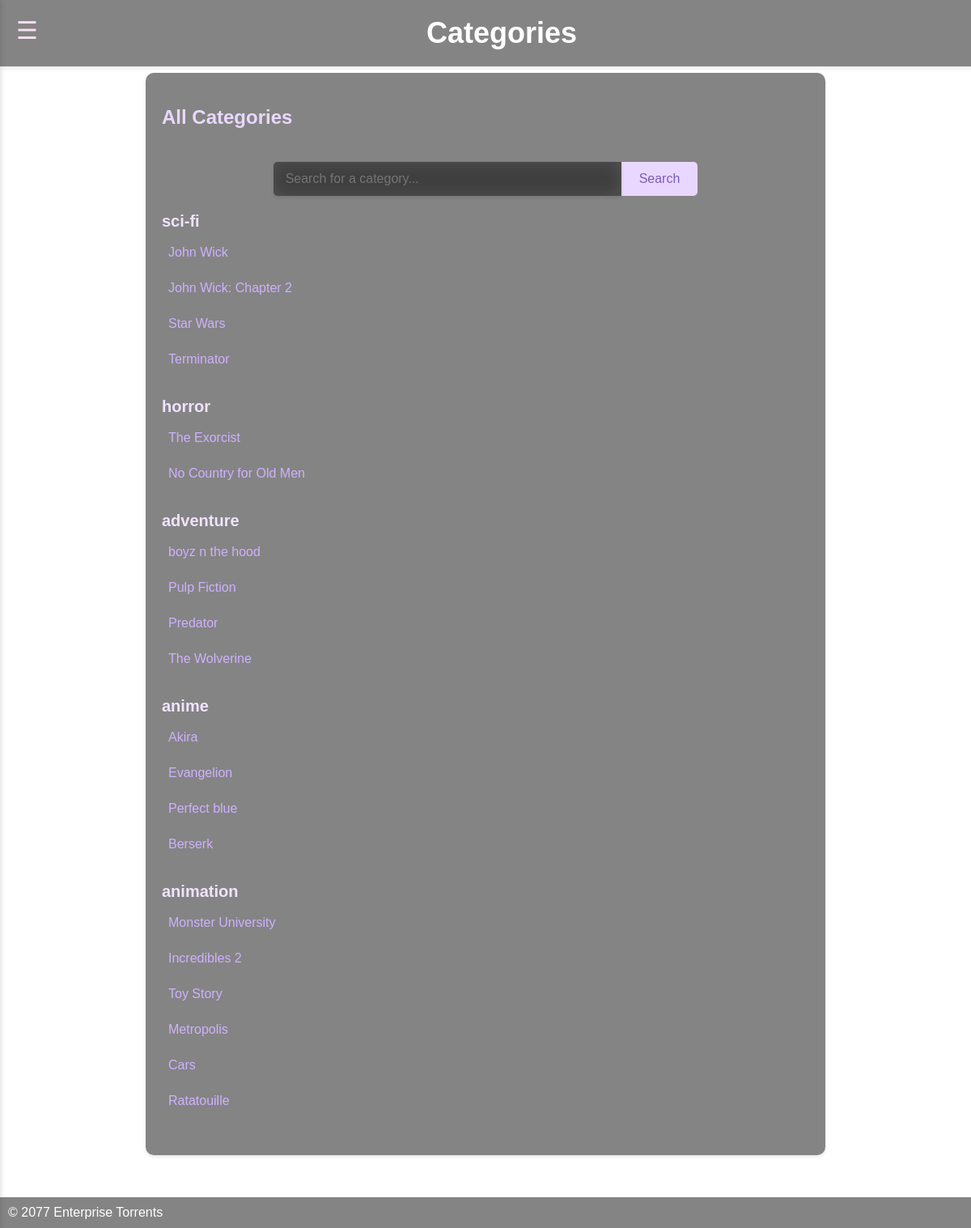
Page /categories/ on the committed database.
### rental/models.py (models this page shows, shortened)
class Category(models.Model):
    name = models.CharField(max_length=100)

class Movie(models.Model):
    title = models.CharField(max_length=200)
    description = models.TextField()
    release_date = models.DateField()
    category = models.ForeignKey('Category', on_delete=models.CASCADE)
    image = models.CharField(
        max_length=100, default='default.jpg')  # Image filename

### rental/views.py (the view)
# urls.py: path('categories/', views.categories, name='categories'),  # Categories list
def categories(request):
    search_query = request.GET.get('search', '')
    if search_query:
        categories = Category.objects.filter(name__icontains=search_query)
    else:
        categories = Category.objects.all()
    return render(request, 'rental/categories.html', {'categories': categories})

### rental/templates/rental/categories.html (shortened to what this page needs)
<!DOCTYPE html>
<html lang="en">
  <head>
    {% load static %}
    <link rel="stylesheet" href="{% static 'rental/css/styles.css' %}" />
  </head>
  <body
    style="
      background: url('{% static 'rental/images/galaxy.jpg' %}') no-repeat
        center center;
      background-size: cover;
      background-attachment: fixed;
    "
  >
    <header>
      <span class="burger-icon" onclick="toggleSidebar()">&#9776;</span>
      <h1>Categories</h1>
    </header>
    <div class="container">
      <div class="content-wrapper">
        <div class="categories-container">
          <h2>All Categories</h2>
          <form
            method="get"
            action="{% url 'categories' %}"
            class="search-form"
          >
            <input
              type="text"
              name="search"
              placeholder="Search for a category..."
              value="{{ request.GET.search }}"
              class="search-input"
            />
            <button type="submit" class="btn search-btn">Search</button>
          </form>
          <div class="category-list">
            {% for category in categories %}
            <div class="category">
              <h3>{{ category.name }}</h3>
              <ul>
                {% for movie in category.movie_set.all %}
                <li>
                  <a href="{% url 'movie_detail' movie.id %}"
                    >{{ movie.title }}</a
                  >
                </li>
                {% empty %}
                <li>No movies in this category.</li>
                {% endfor %}
              </ul>
            </div>
            {% endfor %}
          </div>
        </div>
      </div>
    </div>
    <footer>
      <p>&copy; 2077 Enterprise Torrents</p>
    </footer>
  </body>
</html>

### rental/static/rental/css/styles.css (style rules this page uses)
* { margin: 0; padding: 0; text-decoration: none; }
body { font-family: Arial, sans-serif; background-repeat: no-repeat; background-size: cover; background-attachment: fixed; overflow: auto; width: 100vw; height: 100vh; margin: 0; padding: 0; overflow-x: hidden; transition: background-color 0.3s ease; }
header { background-color: rgba(51, 51, 51, 0.6); backdrop-filter: blur(10px); -webkit-backdrop-filter: blur(10px); color: #fff; padding: 20px; text-align: center; position: fixed; width: 100%; top: 0; z-index: 1000; box-shadow: 0 2px 5px rgba(0, 0, 0, 0.1); }
h1 { margin: 0; font-size: 36px; }
.burger-icon { color: #f5e0f4; position: absolute; left: 20px; top: 20px; font-size: 30px; cursor: pointer; }
.container { max-width: 100%; margin: 0 auto; padding-left: 20px; transition: padding-left 0.3s ease; padding: 90px; }
footer { display: inline-flex; position: fixed; bottom: 0; width: 100%; background-color: rgba(51, 51, 51, 0.6); backdrop-filter: blur(10px); -webkit-backdrop-filter: blur(10px); color: #fff; text-align: center; padding: 10px; transition: transform 0.3s ease-in-out; }
.btn { background-color: #d0acff; color: rgb(35, 35, 35); padding: 8px 12px; font-size: 14px; border: none; border-radius: 5px; cursor: pointer; transition: background-color 0.3s ease, transform 0.3s ease, box-shadow 0.3s ease; }
.search-form { display: flex; justify-content: center; margin-bottom: 20px; }
.search-input { padding: 10px 15px; width: 60%; max-width: 400px; border: none; border-radius: 5px 0 0 5px; background-color: rgba(51, 51, 51, 0.6); backdrop-filter: blur(10px); -webkit-backdrop-filter: blur(10px); color: #ffffff; font-size: 16px; transition: background-color 0.3s ease, border-color 0.3s ease; box-shadow: 0 2px 4px rgba(0, 0, 0, 0.1); }
.search-btn { padding: 10px 20px; border: 2px solid #e9d7ff; border-radius: 0 5px 5px 0; background-color: #e9d7ff; color: rgba(73, 36, 146, 0.675); cursor: pointer; font-size: 16px; transition: background-color 0.3s ease, border-color 0.3s ease; }
.categories-container { max-width: 800px; margin: 0 auto; padding: 20px; background-color: rgba(51, 51, 51, 0.6); backdrop-filter: blur(10px); -webkit-backdrop-filter: blur(10px); border-radius: 10px; box-shadow: 0 2px 4px rgba(0, 0, 0, 0.1); }
.categories-container h2 { color: #e9d7ff; font-size: 24px; margin-bottom: 20px; text-align: left; line-height: 70px; }
.category-list { margin-top: 20px; }
.category { margin-bottom: 30px; }
.category h3 { font-size: 20px; color: #f0e3ff; margin-bottom: 10px; }
.category ul { list-style-type: none; padding: 0; margin: 0; }
.category li { margin-bottom: 10px; padding: 8px; border-radius: 5px; transition: background-color 0.3s ease, transform 0.3s ease; }
.category li a { text-decoration: none; color: #cfb1ff; font-size: 16px; transition: color 0.3s ease; }

### rows in the picture
Category: name "sci-fi"
Movie: title "John Wick"
Movie: title "John Wick: Chapter 2"
Movie: title "Star Wars"
Movie: title "Terminator"
Category: name "horror"
Movie: title "The Exorcist"
Movie: title "No Country for Old Men"
Category: name "adventure"
Movie: title "boyz n the hood"
Movie: title "Pulp Fiction"
Movie: title "Predator"
Movie: title "The Wolverine"
Category: name "anime"
Movie: title "Akira"
Movie: title "Evangelion"
Movie: title "Perfect blue"
Movie: title "Berserk"
Category: name "animation"
Movie: title "Monster University"
Movie: title "Incredibles 2"
Movie: title "Toy Story"
Movie: title "Metropolis"
Movie: title "Cars"
Movie: title "Ratatouille"
